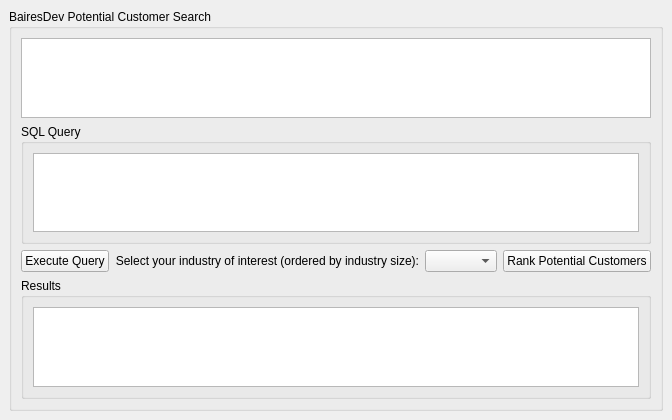
<?xml version="1.0" encoding="UTF-8"?>
<ui version="4.0">
 <class>BairesWindow</class>
 <widget class="QMainWindow" name="BairesWindow">
  <property name="geometry">
   <rect>
    <x>0</x>
    <y>0</y>
    <width>644</width>
    <height>420</height>
   </rect>
  </property>
  <property name="windowTitle">
   <string>BairesDev Potential Customer Search</string>
  </property>
  <widget class="QWidget" name="centralWidget">
   <layout class="QVBoxLayout">
    <property name="spacing">
     <number>6</number>
    </property>
    <property name="leftMargin">
     <number>9</number>
    </property>
    <property name="topMargin">
     <number>9</number>
    </property>
    <property name="rightMargin">
     <number>9</number>
    </property>
    <property name="bottomMargin">
     <number>9</number>
    </property>
    <item>
     <widget class="QGroupBox" name="groupBox">
      <property name="title">
       <string>BairesDev Potential Customer Search</string>
      </property>
      <layout class="QVBoxLayout">
       <property name="spacing">
        <number>6</number>
       </property>
       <property name="leftMargin">
        <number>9</number>
       </property>
       <property name="topMargin">
        <number>9</number>
       </property>
       <property name="rightMargin">
        <number>9</number>
       </property>
       <property name="bottomMargin">
        <number>9</number>
       </property>
       <item>
        <widget class="QTableView" name="customersTable">
         <property name="selectionBehavior">
          <enum>QAbstractItemView::SelectRows</enum>
         </property>
        </widget>
       </item>
       <item>
        <widget class="QGroupBox" name="groupBox_2">
         <property name="title">
          <string>SQL Query</string>
         </property>
         <layout class="QVBoxLayout" name="verticalLayout">
          <item>
           <widget class="QTextEdit" name="textEdit"/>
          </item>
         </layout>
        </widget>
       </item>
       <item>
        <layout class="QHBoxLayout" name="horizontalLayout">
         <item>
          <widget class="QPushButton" name="executeQueryButton">
           <property name="text">
            <string>Execute Query</string>
           </property>
          </widget>
         </item>
         <item>
          <widget class="QLabel" name="label">
           <property name="text">
            <string>Select your industry of interest (ordered by industry size):</string>
           </property>
           <property name="alignment">
            <set>Qt::AlignRight|Qt::AlignTrailing|Qt::AlignVCenter</set>
           </property>
          </widget>
         </item>
         <item>
          <widget class="QComboBox" name="filterByCombo"/>
         </item>
         <item>
          <widget class="QPushButton" name="rankButton">
           <property name="text">
            <string>Rank Potential Customers</string>
           </property>
          </widget>
         </item>
         <item>
          <spacer name="horizontalSpacer">
           <property name="orientation">
            <enum>Qt::Horizontal</enum>
           </property>
           <property name="sizeHint" stdset="0">
            <size>
             <width>40</width>
             <height>20</height>
            </size>
           </property>
          </spacer>
         </item>
        </layout>
       </item>
       <item>
        <widget class="QGroupBox" name="groupBox_3">
         <property name="title">
          <string>Results</string>
         </property>
         <layout class="QVBoxLayout" name="verticalLayout_2">
          <item>
           <widget class="QTableView" name="resultsTable"/>
          </item>
         </layout>
        </widget>
       </item>
      </layout>
     </widget>
    </item>
   </layout>
  </widget>
 </widget>
 <tabstops>
  <tabstop>customersTable</tabstop>
 </tabstops>
 <resources/>
 <connections/>
</ui>
